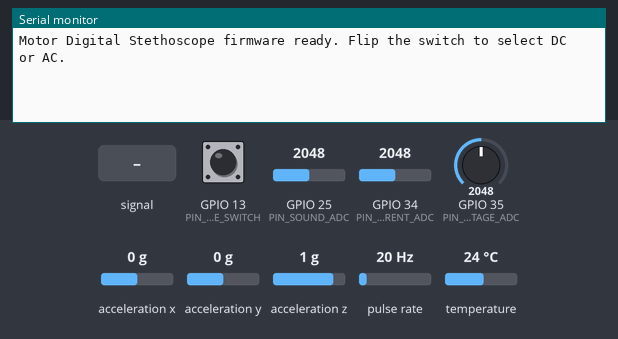
Recording of a sketch running on a simulated ESP32. On the bench: the last lines printed to the serial monitor. Wiring (inferred from the names in the program): pulse sensor: data GPIO 27; ADXL345 accelerometer at I2C address 0x53. The test bench sets the inputs (shaded band); at power-on: acceleration x 0 g, pulse rate 20 Hz, temperature 24 °C, GPIO 25 (PIN_SOUND_ADC) = 2048, GPIO 13 (PIN_MOTOR_TYPE_SWITCH) LOW, GPIO 34 (PIN_DC_CURRENT_ADC) = 2048, GPIO 35 (PIN_DC_VOLTAGE_ADC) = 2048, acceleration y 0 g, acceleration z 1 g.

Above: at 2.2 s.
2.3 s: GPIO 25 (PIN_SOUND_ADC) fed a 200 Hz sine of ±327 counts around its level
At 3.9 s:
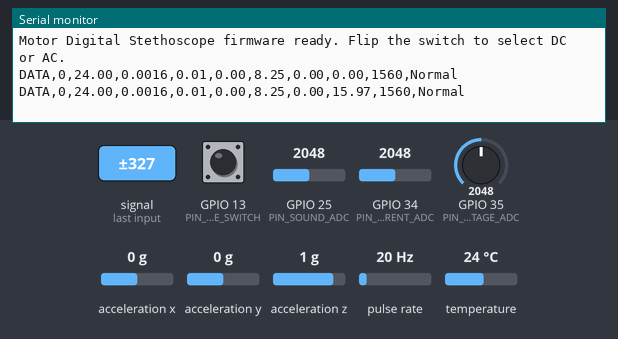
5.1 s: acceleration x set to -1.4 g
At 6.5 s:
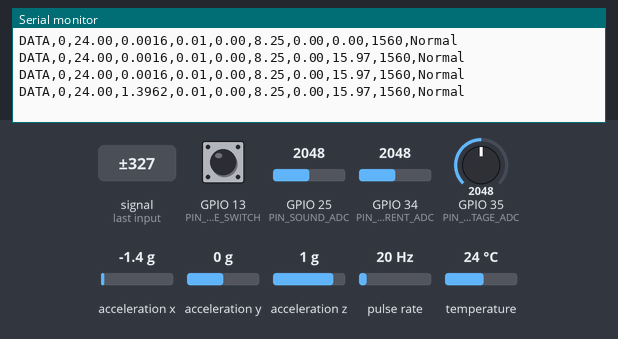
6.6 s: GPIO 25 (PIN_SOUND_ADC) fed a 200 Hz sine of ±1842 counts around its level
At 8.5 s:
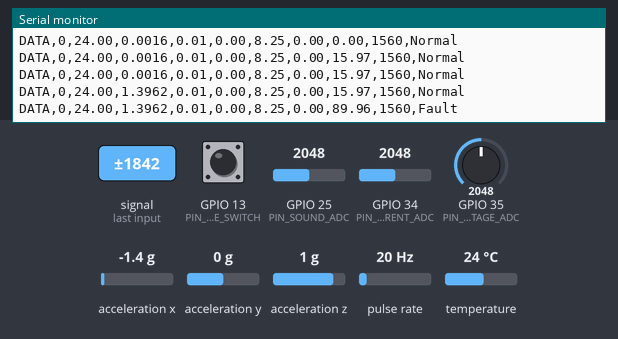
10.2 s: pulse rate (sensor on GPIO 27) set to 4 Hz
At 10.2 s:
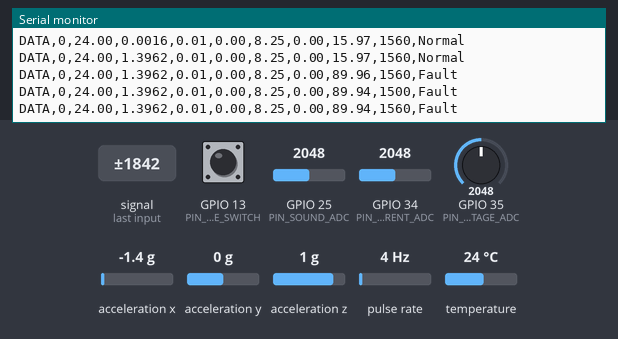
11.7 s: temperature set to 12 °C
At 13.1 s:
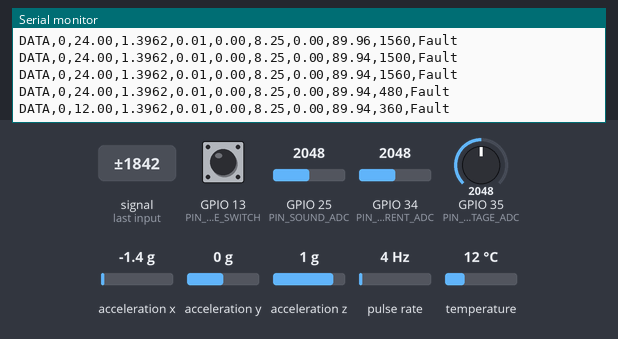
13.2 s: GPIO 25 (PIN_SOUND_ADC) set to 1411
At 14.4 s:
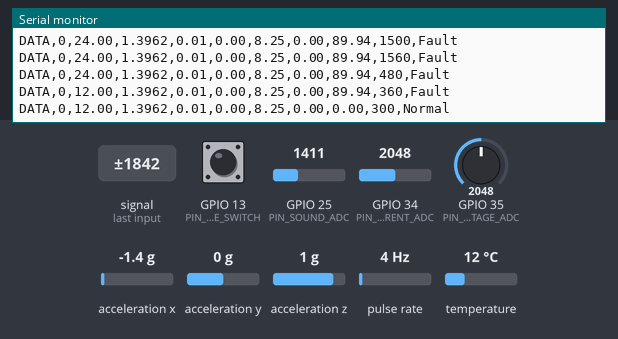

Measured:
- after the input at 2.3 s, the serial monitor: prints a new line after 1.3 s (image 1)
- after the input at 5.1 s, the serial monitor: prints a new line after 1.1 s (image 2)
- after the input at 6.6 s, the serial monitor: prints a new line after 0.88 s (image 3)
- after the input at 11.7 s, the serial monitor: prints a new line after 0.95 s (image 5)
- after the input at 13.2 s, the serial monitor: prints a new line after 0.74 s (image 6)

The sketch:

motor_stethoscope_firmware.ino
```cpp
/*
  motor_stethoscope_firmware.ino
  Multimodal Motor Digital Stethoscope — ESP32 firmware
  Supports BOTH a DC motor and a three-phase AC motor, selected at RUNTIME
  by a physical toggle switch — no re-flashing needed to switch between them.

  Both sensor sets (DC's 2 analog channels, AC's 6 analog channels) are wired
  to the board permanently. The switch just tells the firmware which set to
  actually read and report on each loop.

  Streams over USB serial in the format dashboard_live.py / collect_real_data.py expect:
      DATA,motor_type,temperature,vibration_rms,current_rms_avg,current_imbalance_pct,
           voltage_rms_avg,voltage_imbalance_pct,acoustic_level,rpm,condition

  Feature order for the on-device model (motor_model.h) MUST match train_model.py's
  FEATURES list exactly:
      motor_type, temperature, vibration_rms, current_rms_avg, current_imbalance_pct,
      voltage_rms_avg, voltage_imbalance_pct, acoustic_level, rpm

  ==========================================================================
  *** SAFETY WARNING — READ BEFORE WIRING THE AC (3-PHASE) SENSOR SET ***
  Three-phase mains voltage (commonly ~400V line-line / ~230V line-neutral)
  is LETHAL. Do NOT connect ADC pins directly to mains, and do NOT use a
  plain resistor divider the way the DC channel does for its low-voltage
  supply. Use proper ISOLATED voltage sensing (e.g. a ZMPT101B-style
  precision voltage transducer module per phase) rated for your actual
  supply voltage, keep the ESP32 and its low-voltage wiring physically
  separated from the mains side, and have someone experienced with mains
  wiring review the build before powering it up. This firmware only reads
  sensor OUTPUTS in software — it is not a substitute for safe electrical
  practice, proper enclosures, and fusing/isolation on the AC side.
  ==========================================================================

  See HARDWARE.md for the full bill of materials and wiring diagram.

  Libraries needed (Arduino Library Manager): OneWire, DallasTemperature
  (Wire.h for the ADXL345 I2C link is built in.)
*/

#include <Wire.h>
#include <OneWire.h>
#include <DallasTemperature.h>
#include "motor_model.h"

using namespace Eloquent::ML::Port;
RandomForest model;

// ---------------------------------------------------------------
// Pin map — see HARDWARE.md for the matching wiring diagram.
// All pins are used simultaneously; the switch just picks which
// readings get reported.
// ---------------------------------------------------------------
#define PIN_TEMP_ONEWIRE      4    // DS18B20 (shared)
// I2C (ADXL345, shared) uses the board's default SDA/SCL (usually 21/22)
#define PIN_MOTOR_TYPE_SWITCH 13   // toggle switch: LOW = DC, HIGH = AC
#define PIN_SPEED_PULSE       27   // IR/Hall RPM pulse sensor (shared, interrupt)
#define PIN_SOUND_ADC         25   // sound sensor (shared)

#define PIN_DC_CURRENT_ADC    34
#define PIN_DC_VOLTAGE_ADC    35

#define PIN_AC_CURRENT_R_ADC  32
#define PIN_AC_CURRENT_Y_ADC  33
#define PIN_AC_CURRENT_B_ADC  36
#define PIN_AC_VOLTAGE_R_ADC  39
#define PIN_AC_VOLTAGE_Y_ADC  26
#define PIN_AC_VOLTAGE_B_ADC  14

const uint8_t ADXL345_ADDR = 0x53;

// ---------------------------------------------------------------
// Calibration constants — adjust to your actual sensors/wiring
// ---------------------------------------------------------------
const float ADC_VREF = 3.3;
const int   ADC_MAX_COUNTS = 4095;

// ACS712: 66 mV/A for the 30A variant, 100 mV/A for 20A, 185 mV/A for 5A.
const float ACS712_SENSITIVITY_V_PER_A = 0.066;

// DC supply divider: Vin -- R1 --+-- R2 -- GND, ADC reads the midpoint.
const float VOLTAGE_DIVIDER_R1 = 30000.0;  // ohms
const float VOLTAGE_DIVIDER_R2 = 7500.0;   // ohms

// AC voltage transducer output scaling: volts of actual AC line per volt
// measured at the ADC pin. CALIBRATE against a trusted multimeter reading
// before trusting the numbers — this default is a placeholder.
const float AC_VOLTAGE_TRANSDUCER_SCALE = 200.0;

const int PULSES_PER_REV = 1;
const int VIBRATION_SAMPLES = 100;
const int CURRENT_SAMPLES = 200;   // per channel, covers >1 AC cycle at 50/60Hz
const int SOUND_SAMPLES = 200;
const unsigned long RPM_WINDOW_MS = 1000;
const unsigned long SWITCH_DEBOUNCE_MS = 50;

// ---------------------------------------------------------------
// Globals
// ---------------------------------------------------------------
OneWire oneWire(PIN_TEMP_ONEWIRE);
DallasTemperature tempSensor(&oneWire);
volatile unsigned long pulseCount = 0;

void IRAM_ATTR onSpeedPulse() {
  pulseCount++;
}

// ---------------------------------------------------------------
// ADXL345 minimal driver
// ---------------------------------------------------------------
void adxl345Write(uint8_t reg, uint8_t value) {
  Wire.beginTransmission(ADXL345_ADDR);
  Wire.write(reg);
  Wire.write(value);
  Wire.endTransmission();
}

void adxl345Init() {
  Wire.begin();
  adxl345Write(0x2D, 0x08);
  adxl345Write(0x31, 0x08);
}

void adxl345Read(float &ax, float &ay, float &az) {
  Wire.beginTransmission(ADXL345_ADDR);
  Wire.write(0x32);
  Wire.endTransmission(false);
  Wire.requestFrom((int)ADXL345_ADDR, 6);
  int16_t rawX = Wire.read() | (Wire.read() << 8);
  int16_t rawY = Wire.read() | (Wire.read() << 8);
  int16_t rawZ = Wire.read() | (Wire.read() << 8);
  const float SCALE = 0.0039;
  ax = rawX * SCALE; ay = rawY * SCALE; az = rawZ * SCALE;
}

// ---------------------------------------------------------------
// Shared sensor reads
// ---------------------------------------------------------------
float readTemperature() {
  tempSensor.requestTemperatures();
  float t = tempSensor.getTempCByIndex(0);
  return (t == DEVICE_DISCONNECTED_C) ? NAN : t;
}

float readVibrationRMS() {
  float sumSq = 0;
  for (int i = 0; i < VIBRATION_SAMPLES; i++) {
    float ax, ay, az;
    adxl345Read(ax, ay, az);
    float magnitude = sqrt(ax * ax + ay * ay + (az - 1.0) * (az - 1.0));
    sumSq += magnitude * magnitude;
    delay(2);
  }
  return sqrt(sumSq / VIBRATION_SAMPLES);
}

float readAcousticLevel() {
  int minVal = ADC_MAX_COUNTS, maxVal = 0;
  for (int i = 0; i < SOUND_SAMPLES; i++) {
    int raw = analogRead(PIN_SOUND_ADC);
    if (raw < minVal) minVal = raw;
    if (raw > maxVal) maxVal = raw;
    delayMicroseconds(500);
  }
  int peakToPeak = maxVal - minVal;
  return (peakToPeak / (float)ADC_MAX_COUNTS) * 100.0;
}

float readRPM() {
  noInterrupts();
  unsigned long count = pulseCount;
  pulseCount = 0;
  interrupts();
  float revs = count / (float)PULSES_PER_REV;
  float minutes = RPM_WINDOW_MS / 60000.0;
  return revs / minutes;
}

float readCurrentRMS(int pin) {
  float sumSq = 0;
  int zeroOffset = ADC_MAX_COUNTS / 2;
  for (int i = 0; i < CURRENT_SAMPLES; i++) {
    int raw = analogRead(pin);
    int centered = raw - zeroOffset;
    float voltage = (centered * ADC_VREF) / ADC_MAX_COUNTS;
    float amps = voltage / ACS712_SENSITIVITY_V_PER_A;
    sumSq += amps * amps;
    delayMicroseconds(500);
  }
  return sqrt(sumSq / CURRENT_SAMPLES);
}

float readVoltageDC() {
  int raw = analogRead(PIN_DC_VOLTAGE_ADC);
  float vAtPin = (raw * ADC_VREF) / ADC_MAX_COUNTS;
  float ratio = (VOLTAGE_DIVIDER_R1 + VOLTAGE_DIVIDER_R2) / VOLTAGE_DIVIDER_R2;
  return vAtPin * ratio;
}

float readVoltageChannelRMS(int pin) {
  float sumSq = 0;
  int zeroOffset = ADC_MAX_COUNTS / 2;
  for (int i = 0; i < CURRENT_SAMPLES; i++) {
    int raw = analogRead(pin);
    int centered = raw - zeroOffset;
    float voltage = (centered * ADC_VREF) / ADC_MAX_COUNTS;
    sumSq += voltage * voltage;
    delayMicroseconds(500);
  }
  return sqrt(sumSq / CURRENT_SAMPLES);
}

float pctImbalance(float a, float b, float c) {
  float avg = (a + b + c) / 3.0;
  if (avg <= 0.0001) return 0.0;
  float maxV = max(a, max(b, c));
  float minV = min(a, min(b, c));
  return ((maxV - minV) / avg) * 100.0;
}

// ---------------------------------------------------------------
// Debounced switch read: LOW = DC (0), HIGH = AC (1)
// ---------------------------------------------------------------
int readMotorTypeSwitch() {
  static int stableState = LOW;
  static int lastReading = LOW;
  static unsigned long lastChangeTime = 0;

  int reading = digitalRead(PIN_MOTOR_TYPE_SWITCH);
  if (reading != lastReading) {
    lastChangeTime = millis();
    lastReading = reading;
  }
  if ((millis() - lastChangeTime) > SWITCH_DEBOUNCE_MS) {
    stableState = reading;
  }
  return (stableState == HIGH) ? 1 : 0;
}

// ---------------------------------------------------------------
// Setup / loop
// ---------------------------------------------------------------
void setup() {
  Serial.begin(115200);
  delay(1000);

  tempSensor.begin();
  adxl345Init();

  pinMode(PIN_SOUND_ADC, INPUT);
  pinMode(PIN_SPEED_PULSE, INPUT_PULLUP);
  attachInterrupt(digitalPinToInterrupt(PIN_SPEED_PULSE), onSpeedPulse, FALLING);

  pinMode(PIN_MOTOR_TYPE_SWITCH, INPUT_PULLDOWN); // switch pulls HIGH for AC, floats/LOW for DC

  pinMode(PIN_DC_CURRENT_ADC, INPUT);
  pinMode(PIN_DC_VOLTAGE_ADC, INPUT);
  pinMode(PIN_AC_CURRENT_R_ADC, INPUT);
  pinMode(PIN_AC_CURRENT_Y_ADC, INPUT);
  pinMode(PIN_AC_CURRENT_B_ADC, INPUT);
  pinMode(PIN_AC_VOLTAGE_R_ADC, INPUT);
  pinMode(PIN_AC_VOLTAGE_Y_ADC, INPUT);
  pinMode(PIN_AC_VOLTAGE_B_ADC, INPUT);

  Serial.println("Motor Digital Stethoscope firmware ready. Flip the switch to select DC or AC.");
}

void loop() {
  unsigned long windowStart = millis();

  int motor_type = readMotorTypeSwitch();  // 0 = DC, 1 = AC — read fresh each loop

  float temperature = readTemperature();
  float vibration_rms = readVibrationRMS();
  float acoustic_level = readAcousticLevel();

  float current_rms_avg, current_imbalance_pct;
  float voltage_rms_avg, voltage_imbalance_pct;

  if (motor_type == 0) {
    current_rms_avg = readCurrentRMS(PIN_DC_CURRENT_ADC);
    current_imbalance_pct = 0.0;
    voltage_rms_avg = readVoltageDC();
    voltage_imbalance_pct = 0.0;
  } else {
    float iR = readCurrentRMS(PIN_AC_CURRENT_R_ADC);
    float iY = readCurrentRMS(PIN_AC_CURRENT_Y_ADC);
    float iB = readCurrentRMS(PIN_AC_CURRENT_B_ADC);
    current_rms_avg = (iR + iY + iB) / 3.0;
    current_imbalance_pct = pctImbalance(iR, iY, iB);

    float vR = readVoltageChannelRMS(PIN_AC_VOLTAGE_R_ADC) * AC_VOLTAGE_TRANSDUCER_SCALE;
    float vY = readVoltageChannelRMS(PIN_AC_VOLTAGE_Y_ADC) * AC_VOLTAGE_TRANSDUCER_SCALE;
    float vB = readVoltageChannelRMS(PIN_AC_VOLTAGE_B_ADC) * AC_VOLTAGE_TRANSDUCER_SCALE;
    voltage_rms_avg = (vR + vY + vB) / 3.0;
    voltage_imbalance_pct = pctImbalance(vR, vY, vB);
  }

  long remaining = RPM_WINDOW_MS - (millis() - windowStart);
  if (remaining > 0) delay(remaining);
  float rpm = readRPM();

  if (isnan(temperature)) {
    Serial.println("ERROR,temperature_sensor_disconnected");
    return;
  }

  // Feature order MUST match FEATURES in train_model.py:
  // motor_type, temperature, vibration_rms, current_rms_avg, current_imbalance_pct,
  // voltage_rms_avg, voltage_imbalance_pct, acoustic_level, rpm
  float x[9] = {
    (float)motor_type, temperature, vibration_rms,
    current_rms_avg, current_imbalance_pct,
    voltage_rms_avg, voltage_imbalance_pct,
    acoustic_level, rpm
  };
  const char* condition = model.predictLabel(x);

  Serial.print("DATA,");
  Serial.print(motor_type);             Serial.print(",");
  Serial.print(temperature, 2);         Serial.print(",");
  Serial.print(vibration_rms, 4);       Serial.print(",");
  Serial.print(current_rms_avg, 2);     Serial.print(",");
  Serial.print(current_imbalance_pct, 2); Serial.print(",");
  Serial.print(voltage_rms_avg, 2);     Serial.print(",");
  Serial.print(voltage_imbalance_pct, 2); Serial.print(",");
  Serial.print(acoustic_level, 2);      Serial.print(",");
  Serial.print(rpm, 0);                 Serial.print(",");
  Serial.println(condition);
}
```

Source omitted: motor_model.h (16397 bytes)
